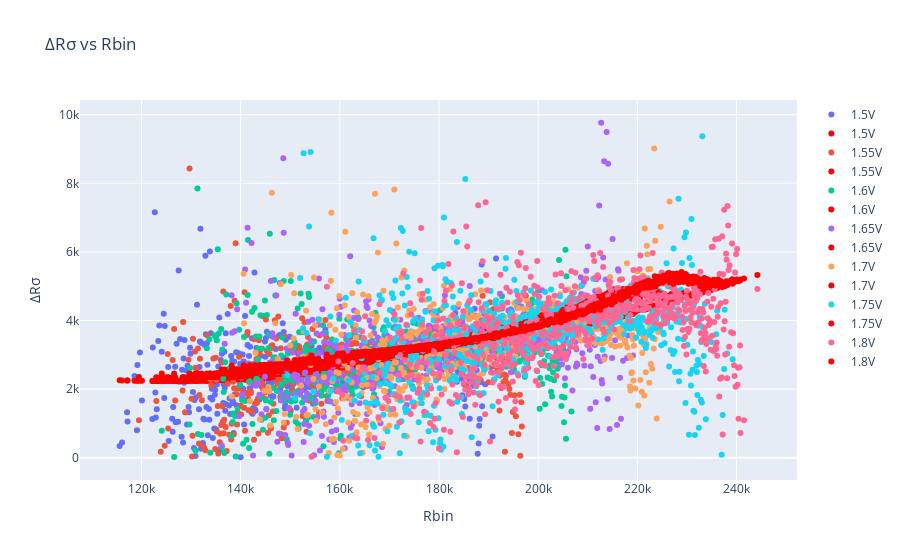

Source (notebook cell):
### Code cell
colours = ['#636EFA', '#EF553B', '#00CC96', '#AB63FA', '#FFA15A', '#19D3F3', '#FF6692', '#B6E880', '#FF97FF', '#FECB52',
           '#636EFA', '#EF553B', '#00CC96', '#AB63FA', '#FFA15A', '#19D3F3', '#FF6692', '#B6E880', '#FF97FF', '#FECB52'
           ]
fig = go.Figure()

for val, col in zip(plot_df['v'].unique(), colours):
    data = plot_df.loc[plot_df['v']==val]
    fig.add_trace(go.Scatter(y = data['Y_test'],
                             x = data['Rbin'],
                             marker=dict(color=col),
                             mode='markers',
                             name=f'{val}V'
                             ))
    fig.add_trace(go.Scatter(y = data['ypred'],
                             x = data['Rbin'],
                             line=dict(color='red'),
                             mode='markers',
                             name=f'{val}V'
                             ))
fig.update_layout(
    title="\u0394R\u03C3 vs Rbin",
    xaxis_title="Rbin",
    yaxis_title="\u0394R\u03C3"
)

### Figure 1 — Plotly figure (JSON) as saved in the notebook; plotly's stock layout.template omitted (floating-point values rounded to 4 significant figures; data arrays with more than 128 entries replaced by an {"elided": "..."} marker saying what was removed)
{"data": [{"marker": {"color": "#636EFA"}, "mode": "markers", "name": "1.5V", "type": "scatter", "x": {"elided": "615 int values"}, "y": {"elided": "615 float values"}}, {"line": {"color": "red"}, "mode": "markers", "name": "1.5V", "type": "scatter", "x": {"elided": "615 int values"}, "y": {"elided": "615 float values"}}, {"marker": {"color": "#EF553B"}, "mode": "markers", "name": "1.55V", "type": "scatter", "x": {"elided": "618 int values"}, "y": {"elided": "618 float values"}}, {"line": {"color": "red"}, "mode": "markers", "name": "1.55V", "type": "scatter", "x": {"elided": "618 int values"}, "y": {"elided": "618 float values"}}, {"marker": {"color": "#00CC96"}, "mode": "markers", "name": "1.6V", "type": "scatter", "x": {"elided": "647 int values"}, "y": {"elided": "647 float values"}}, {"line": {"color": "red"}, "mode": "markers", "name": "1.6V", "type": "scatter", "x": {"elided": "647 int values"}, "y": {"elided": "647 float values"}}, {"marker": {"color": "#AB63FA"}, "mode": "markers", "name": "1.65V", "type": "scatter", "x": {"elided": "666 int values"}, "y": {"elided": "666 float values"}}, {"line": {"color": "red"}, "mode": "markers", "name": "1.65V", "type": "scatter", "x": {"elided": "666 int values"}, "y": {"elided": "666 float values"}}, {"marker": {"color": "#FFA15A"}, "mode": "markers", "name": "1.7V", "type": "scatter", "x": {"elided": "677 int values"}, "y": {"elided": "677 float values"}}, {"line": {"color": "red"}, "mode": "markers", "name": "1.7V", "type": "scatter", "x": {"elided": "677 int values"}, "y": {"elided": "677 float values"}}, {"marker": {"color": "#19D3F3"}, "mode": "markers", "name": "1.75V", "type": "scatter", "x": {"elided": "695 int values"}, "y": {"elided": "695 float values"}}, {"line": {"color": "red"}, "mode": "markers", "name": "1.75V", "type": "scatter", "x": {"elided": "695 int values"}, "y": {"elided": "695 float values"}}, {"marker": {"color": "#FF6692"}, "mode": "markers", "name": "1.8V", "type": "scatter", "x": {"elided": "679 int values"}, "y": {"elided": "679 float values"}}, {"line": {"color": "red"}, "mode": "markers", "name": "1.8V", "type": "scatter", "x": {"elided": "679 int values"}, "y": {"elided": "679 float values"}}], "layout": {"title": {"text": "ΔRσ vs Rbin"}, "xaxis": {"title": {"text": "Rbin"}}, "yaxis": {"title": {"text": "ΔRσ"}}}}
